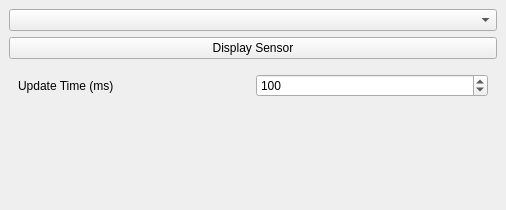
<?xml version="1.0" encoding="UTF-8"?>
<ui version="4.0">
 <class>SensorsPlugin</class>
 <widget class="QDockWidget" name="SensorsPlugin">
  <property name="geometry">
   <rect>
    <x>0</x>
    <y>0</y>
    <width>506</width>
    <height>210</height>
   </rect>
  </property>
  <property name="windowTitle">
   <string>Sensors</string>
  </property>
  <widget class="QWidget" name="dockWidgetContents">
   <layout class="QVBoxLayout" name="verticalLayout">
    <item>
     <layout class="QVBoxLayout" name="verticalLayout_2">
      <item>
       <widget class="QComboBox" name="cmbSensors"/>
      </item>
      <item>
       <widget class="QPushButton" name="btnDisplay">
        <property name="text">
         <string>Display Sensor</string>
        </property>
       </widget>
      </item>
      <item>
       <widget class="QWidget" name="widget" native="true">
        <layout class="QHBoxLayout" name="horizontalLayout">
         <item>
          <widget class="QLabel" name="label">
           <property name="text">
            <string>Update Time (ms)</string>
           </property>
          </widget>
         </item>
         <item>
          <widget class="QSpinBox" name="spnUpdateTime">
           <property name="cursor">
            <cursorShape>ArrowCursor</cursorShape>
           </property>
           <property name="contextMenuPolicy">
            <enum>Qt::NoContextMenu</enum>
           </property>
           <property name="minimum">
            <number>1</number>
           </property>
           <property name="maximum">
            <number>10000</number>
           </property>
           <property name="singleStep">
            <number>10</number>
           </property>
           <property name="value">
            <number>100</number>
           </property>
          </widget>
         </item>
        </layout>
       </widget>
      </item>
     </layout>
    </item>
    <item>
     <spacer name="verticalSpacer">
      <property name="orientation">
       <enum>Qt::Vertical</enum>
      </property>
      <property name="sizeHint" stdset="0">
       <size>
        <width>20</width>
        <height>40</height>
       </size>
      </property>
     </spacer>
    </item>
   </layout>
  </widget>
 </widget>
 <resources/>
 <connections/>
</ui>
